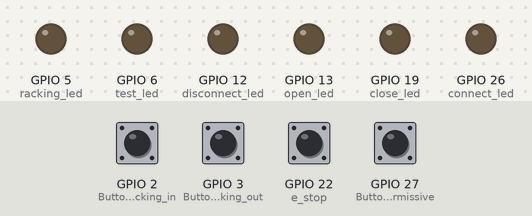
Recording of a program running on a simulated Raspberry Pi (BCM pin numbers). Parts: output pins drawn as LEDs (lit = HIGH). The inputs (shaded band) are chosen by the test bench; at power-on: GPIO 2 (Button racking_in), GPIO 3 (Button racking_out), GPIO 22 (e_stop), GPIO 27 (Button permissive) HIGH.

Above: at 7.2 s.
7.3 s: GPIO 2 (Button racking_in) pulled LOW for 0.15 s
At 7.37 s:
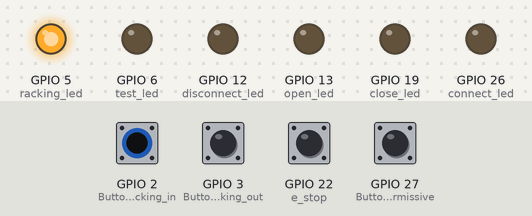
Timing chart, 0 to 10.3 s (numbered marks = the images above; inputs shaded):
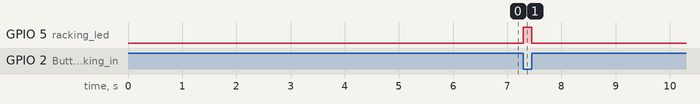

The program:

Using_GPIO_Pins_to_Activate_LED_Lights.py
```python
# import raspberry pi GPIO module
import RPi.GPIO as GPIO
import signal

# button presses and their ports
from gpiozero import Button, LED
from signal import pause
import time

racking_in = Button(2)
racking_out = Button(3)
power_on = Button(4)
power_off = Button(17)
permissive = Button(27)
e_stop = Button(22)

# led and their ports
racking_led = LED(5)
test_led = LED(6)
open_led = LED(13)
close_led = LED(19)
connect_led = LED(26)
disconnect_led = LED(12)

# if either racking buttons are pressed (so these are actually supposed to activate when the button is held
# for 3 seconds and deactivate when an outside signal is recieved)
racking_in.when_pressed = racking_led.on
time.sleep(3)
racking_in.when_released = racking_led.off
racking_out.when_pressed = racking_led.on
time.sleep(3)
racking_out.when_released = racking_led.off

#power_on button press
pause()
```

Measured:
- after the input at 7.3 s, GPIO 5 (racking_led): LOW → HIGH at once, → LOW 0.15 s later
